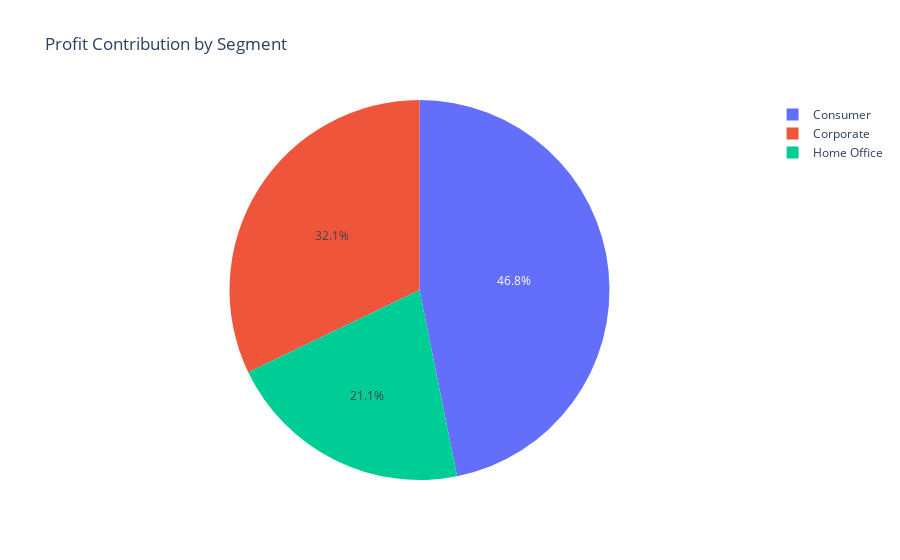

Here is the notebook cell this chart was saved with:
### Code cell
import plotly.express as px

fig = px.pie(segment_profit, names='Segment', values='Profit', title='Profit Contribution by Segment')
fig.show()

### Figure 1 — Plotly figure (JSON) as saved in the notebook; plotly's stock layout.template omitted (floating-point values rounded to 4 significant figures)
{"data": [{"domain": {"x": [0, 1], "y": [0, 1]}, "hovertemplate": "Segment=%{label}<br>Profit=%{value}<extra></extra>", "labels": ["Consumer", "Corporate", "Home Office"], "legendgroup": "", "name": "", "showlegend": true, "type": "pie", "values": [134100.0, 91980.0, 60300.0]}], "layout": {"legend": {"tracegroupgap": 0}, "title": {"text": "Profit Contribution by Segment"}}}
